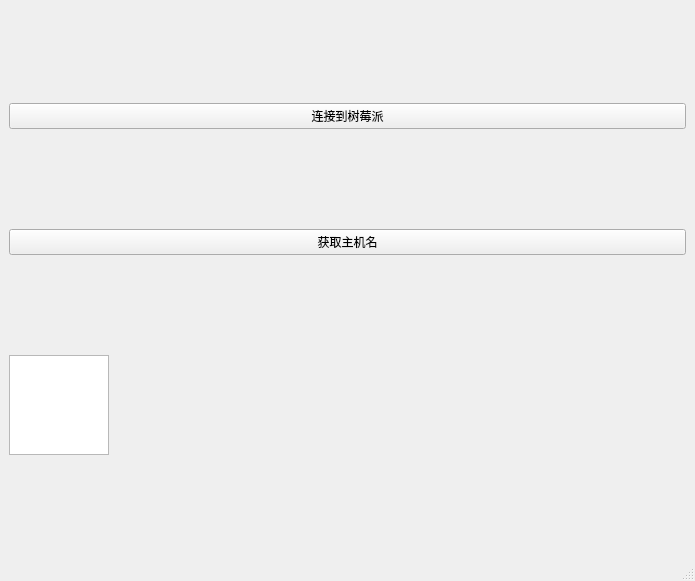
<?xml version="1.0" encoding="UTF-8"?>
<ui version="4.0">
 <class>MainWindow</class>
 <widget class="QMainWindow" name="MainWindow">
  <property name="geometry">
   <rect>
    <x>0</x>
    <y>0</y>
    <width>695</width>
    <height>581</height>
   </rect>
  </property>
  <property name="windowTitle">
   <string>MainWindow</string>
  </property>
  <widget class="QWidget" name="centralwidget">
   <layout class="QVBoxLayout" name="verticalLayout">
    <item>
     <widget class="QPushButton" name="connectButton">
      <property name="text">
       <string>连接到树莓派</string>
      </property>
     </widget>
    </item>
    <item>
     <widget class="QPushButton" name="GET_HOSTNAMEButton">
      <property name="text">
       <string>获取主机名</string>
      </property>
     </widget>
    </item>
    <item>
     <widget class="QTextEdit" name="responseEdit">
      <property name="maximumSize">
       <size>
        <width>100</width>
        <height>100</height>
       </size>
      </property>
     </widget>
    </item>
   </layout>
  </widget>
  <widget class="QMenuBar" name="menubar">
   <property name="geometry">
    <rect>
     <x>0</x>
     <y>0</y>
     <width>695</width>
     <height>33</height>
    </rect>
   </property>
  </widget>
  <widget class="QStatusBar" name="statusbar"/>
 </widget>
 <resources/>
 <connections/>
</ui>
